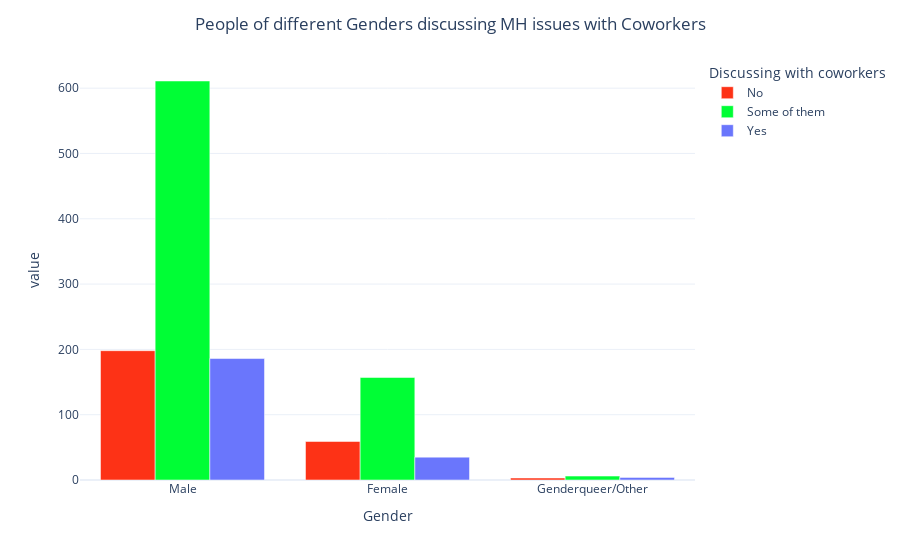

The code cell stored with this chart in its notebook:
### Markdown cell above
We can see that companies with a lot of people (more than 100, 500-1000, more than 1000) mostly provide health care benefits to their employers
Companies with lower amount of people (1-25 people) mostly don’t provide their employers with mental health care benefits to their employers

### Code cell
raw_data['Gender'] = raw_data['Gender'].replace(['M', 'Male', 'male','m','Male-ish', 'maile',
                                          'something kinda male?','Cis Male','Mal', 'Male (CIS)',
                                           'Make','Guy (-ish) ^_^', 'male leaning androgynous',
                                           'Male ', 'Man', 'msle', 'Mail','cis male',
                                           'Malr','ostensibly male, unsure what that really means','Cis Man'], 'Male')
raw_data['Gender'] = raw_data['Gender'].replace(['Female','female','Trans-female','Cis Female', 'F','Woman',
                                            'f','Femake', 'woman','Female ','cis-female/femme','Trans woman',
                                             'Female (trans)','Female (cis)', 'femail'], 'Female')
raw_data['Gender'] = raw_data['Gender'].replace(['queer/she/they','non-binary','Nah', 'All', 'Enby','fluid', 'Genderqueer',
                                            'Androgyne', 'Agender','Neuter','queer','A little about you','p'], 'Genderqueer/Other')
a = pd.crosstab(raw_data.Gender, raw_data.coworkers, dropna = False)

gen_cowork = raw_data.loc[:,['Gender','coworkers']]
a = np.ones(gen_cowork.shape[0])
gen_cowork['to_count'] = a
tab = pd.pivot_table(gen_cowork, values = 'to_count', index = 'Gender', columns = 'coworkers', aggfunc = np.sum)

fig = px.bar(tab, x = tab.index, y = tab.columns, barmode = 'group', labels ={ 'coworkers': 'Discussing with coworkers'},
            color_discrete_sequence = px.colors.qualitative.Light24, template = 'plotly_white')
fig.update_layout(title_text = "People of different Genders discussing MH issues with Coworkers", title_x = 0.5,
                  xaxis = {'categoryorder':'total descending'})
fig.show()

### Figure 1 — Plotly figure (JSON) as saved in the notebook; plotly's stock layout.template omitted (floating-point values rounded to 4 significant figures)
{"data": [{"alignmentgroup": "True", "hovertemplate": "Discussing with coworkers=No<br>Gender=%{x}<br>value=%{y}<extra></extra>", "legendgroup": "No", "marker": {"color": "#FD3216", "pattern": {"shape": ""}}, "name": "No", "offsetgroup": "No", "orientation": "v", "showlegend": true, "textposition": "auto", "type": "bar", "x": ["Female", "Genderqueer/Other", "Male"], "xaxis": "x", "y": [59, 3, 198], "yaxis": "y"}, {"alignmentgroup": "True", "hovertemplate": "Discussing with coworkers=Some of them<br>Gender=%{x}<br>value=%{y}<extra></extra>", "legendgroup": "Some of them", "marker": {"color": "#00FE35", "pattern": {"shape": ""}}, "name": "Some of them", "offsetgroup": "Some of them", "orientation": "v", "showlegend": true, "textposition": "auto", "type": "bar", "x": ["Female", "Genderqueer/Other", "Male"], "xaxis": "x", "y": [157, 6, 611], "yaxis": "y"}, {"alignmentgroup": "True", "hovertemplate": "Discussing with coworkers=Yes<br>Gender=%{x}<br>value=%{y}<extra></extra>", "legendgroup": "Yes", "marker": {"color": "#6A76FC", "pattern": {"shape": ""}}, "name": "Yes", "offsetgroup": "Yes", "orientation": "v", "showlegend": true, "textposition": "auto", "type": "bar", "x": ["Female", "Genderqueer/Other", "Male"], "xaxis": "x", "y": [35, 4, 186], "yaxis": "y"}], "layout": {"barmode": "group", "legend": {"title": {"text": "Discussing with coworkers"}, "tracegroupgap": 0}, "margin": {"t": 60}, "title": {"text": "People of different Genders discussing MH issues with Coworkers", "x": 0.5}, "xaxis": {"anchor": "y", "categoryorder": "total descending", "domain": [0, 1], "title": {"text": "Gender"}}, "yaxis": {"anchor": "x", "domain": [0, 1], "title": {"text": "value"}}}}
